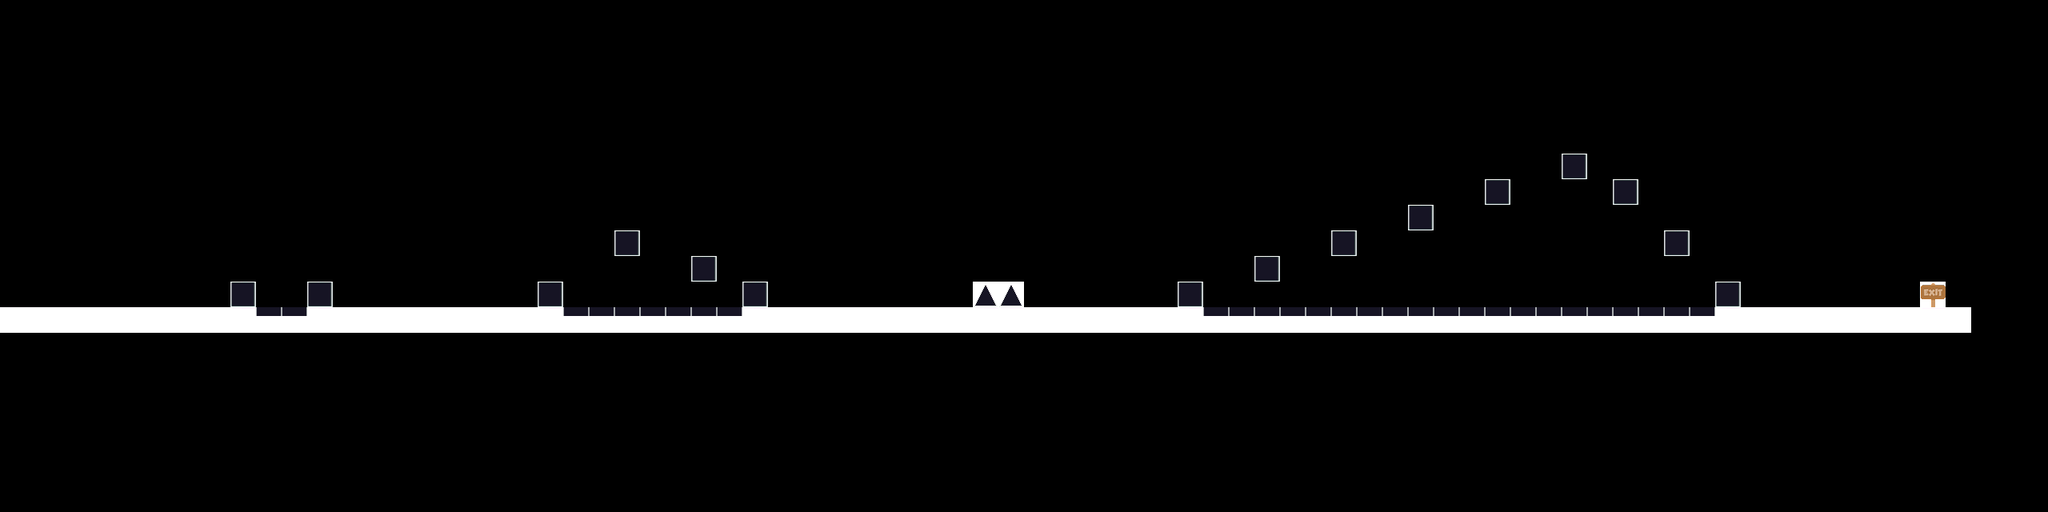

This game map was drawn from its Tiled (.tmx) file and the tilesets committed beside it. A one-line description and the trimmed map source follow:
An orthogonal 80x20 tile map with 32x32 px tiles, 1 tile layer (Слой тайлов 1) and 82 objects (61x death, 19x solid, finish, player).

<map version="1.0" orientation="orthogonal" renderorder="right-down" width="80" height="20" tilewidth="32" tileheight="32" nextobjectid="112">
 <tileset firstgid="1" name="tiles2" tilewidth="32" tileheight="32" tilecount="12">
  <image source="images/tiles2.png" trans="fffff0" width="385" height="32" />
 </tileset>
 <layer name="Слой тайлов 1" width="80" height="20">
  <data>[1600 cells, 95 non-empty, 5 distinct tile ids]</data>
 </layer>
 <objectgroup name="Слой объектов 1">
  <object id="1" name="solid" x="0.0444444" y="383.956" width="288" height="32" />
  <object id="2" name="solid" x="288.005" y="351.963" width="32" height="32" />
  <object id="3" name="solid" x="383.996" y="351.951" width="32" height="32" />
  <object id="4" name="solid" x="416" y="383.992" width="256" height="32" />
  <object id="5" name="solid" x="672.029" y="351.974" width="32" height="32" />
  <object id="6" name="solid" x="768.015" y="287.948" width="32" height="32" />
  <object id="7" name="solid" x="863.909" y="320" width="32" height="32" />
  <object id="8" name="solid" x="927.971" y="351.943" width="32" height="32" />
  <object id="9" name="solid" x="960.091" y="383.909" width="511.909" height="32" />
  <object id="10" name="solid" x="1472" y="352" width="32" height="32" />
  <object id="11" name="solid" x="1567.92" y="319.985" width="32" height="32" />
  <object id="12" name="solid" x="1664.01" y="287.979" width="32" height="32" />
  <object id="13" name="solid" x="1760.09" y="255.909" width="32" height="32" />
  <object id="14" name="solid" x="1855.91" y="223.909" width="32" height="32" />
  <object id="15" name="solid" x="1951.91" y="191.909" width="32" height="32" />
  <object id="16" name="solid" x="2016.09" y="223.909" width="32" height="32" />
  <object id="17" name="solid" x="2079.98" y="287.974" width="32" height="32" />
  <object id="18" name="solid" x="2143.91" y="352" width="32" height="32" />
  <object id="19" name="solid" x="2174.67" y="384" width="290.663" height="32" />
  <object id="20" name="finish" x="2447.25" y="126.958" width="17.8333" height="253.75" />
  <object id="21" name="player" x="32.3116" y="349.645" width="32" height="32" />
  <object id="22" name="death" x="319.954" y="383.997" width="64.0021" height="32" />
  <object id="23" name="death" x="703.999" y="384" width="224.001" height="32" />
  <object id="24" name="death" x="1503.69" y="383.938" width="639.751" height="32" />
  <object id="25" name="death" x="1231" y="355.022" width="2.00202" height="28.8797" />
  <object id="26" name="death" x="1229.96" y="357" width="0.978788" height="26.9065" />
  <object id="27" name="death" x="1228.98" y="358.978" width="0.978788" height="24.9065" />
  <object id="28" name="death" x="1227.98" y="360.978" width="0.956566" height="22.8843" />
  <object id="29" name="death" x="1226.96" y="362.978" width="0.978788" height="20.8843" />
  <object id="30" name="death" x="1225.96" y="364.978" width="0.934343" height="18.9065" />
  <object id="31" name="death" x="1224.96" y="366.978" width="0.956566" height="16.8843" />
  <object id="32" name="death" x="1223.97" y="368.956" width="0.956566" height="14.9533" />
  <object id="33" name="death" x="1222.99" y="370.978" width="0.956566" height="12.931" />
  <object id="34" name="death" x="1221.99" y="373" width="0.956566" height="10.8644" />
  <object id="35" name="death" x="1221.01" y="374.956" width="0.956566" height="8.95326" />
  <object id="36" name="death" x="1220.01" y="376.978" width="0.956566" height="6.88659" />
  <object id="37" name="death" x="1219.01" y="378.978" width="0.956566" height="4.90882" />
  <object id="38" name="death" x="1218.01" y="380.978" width="0.956566" height="2.93104" />
  <object id="39" name="death" x="1217.01" y="381.978" width="0.956566" height="1.93104" />
  <object id="40" name="death" x="1246.01" y="381.99" width="0.956566" height="1.93104" />
  <object id="67" name="death" x="1238" y="366.99" width="0.956566" height="16.8843" />
  <object id="68" name="death" x="1244.01" y="378.968" width="0.956566" height="4.90882" />
  <object id="69" name="death" x="1243.03" y="377.012" width="0.956566" height="6.88659" />
  <object id="70" name="death" x="1245.01" y="380.968" width="0.956566" height="2.93104" />
  <object id="71" name="death" x="1240.01" y="370.946" width="0.956566" height="12.931" />
  <object id="72" name="death" x="1235.02" y="360.968" width="0.956566" height="22.8843" />
  <object id="73" name="death" x="1236.02" y="362.968" width="0.978788" height="20.8843" />
  <object id="74" name="death" x="1234.02" y="358.99" width="0.978788" height="24.9065" />
  <object id="75" name="death" x="1242.01" y="374.99" width="0.956566" height="8.95326" />
  <object id="76" name="death" x="1241.01" y="372.968" width="0.956566" height="10.8644" />
  <object id="77" name="death" x="1239.01" y="368.968" width="0.956566" height="14.9533" />
  <object id="78" name="death" x="1237.02" y="364.99" width="0.934343" height="18.9065" />
  <object id="79" name="death" x="1233.02" y="356.945" width="0.978788" height="26.9065" />
  <object id="80" name="death" x="1275.02" y="376.974" width="0.956566" height="6.88659" />
  <object id="81" name="death" x="1252" y="376.94" width="0.956566" height="6.88659" />
  <object id="82" name="death" x="1269.99" y="366.952" width="0.956566" height="16.8843" />
  <object id="83" name="death" x="1269.01" y="364.952" width="0.934343" height="18.9065" />
  <object id="84" name="death" x="1253" y="374.918" width="0.956566" height="8.95326" />
  <object id="85" name="death" x="1261.95" y="356.962" width="0.978788" height="26.9065" />
  <object id="86" name="death" x="1272" y="370.908" width="0.956566" height="12.931" />
  <object id="87" name="death" x="1271" y="368.93" width="0.956566" height="14.9533" />
  <object id="88" name="death" x="1250" y="380.94" width="0.956566" height="2.93104" />
  <object id="89" name="death" x="1251" y="378.94" width="0.956566" height="4.90882" />
  <object id="90" name="death" x="1274" y="374.952" width="0.956566" height="8.95326" />
  <object id="91" name="death" x="1249" y="381.94" width="0.956566" height="1.93104" />
  <object id="92" name="death" x="1255.96" y="368.918" width="0.956566" height="14.9533" />
  <object id="93" name="death" x="1278" y="381.952" width="0.956566" height="1.93104" />
  <object id="94" name="death" x="1256.95" y="366.94" width="0.956566" height="16.8843" />
  <object id="95" name="death" x="1257.95" y="364.94" width="0.934343" height="18.9065" />
  <object id="96" name="death" x="1267.01" y="360.93" width="0.956566" height="22.8843" />
  <object id="97" name="death" x="1260.97" y="358.94" width="0.978788" height="24.9065" />
  <object id="98" name="death" x="1268.01" y="362.93" width="0.978788" height="20.8843" />
  <object id="99" name="death" x="1273" y="372.93" width="0.956566" height="10.8644" />
  <object id="100" name="death" x="1266.01" y="358.952" width="0.978788" height="24.9065" />
  <object id="101" name="death" x="1254.98" y="370.94" width="0.956566" height="12.931" />
  <object id="102" name="death" x="1259.97" y="360.94" width="0.956566" height="22.8843" />
  <object id="103" name="death" x="1262.99" y="354.984" width="2.00202" height="28.8797" />
  <object id="104" name="death" x="1265.01" y="356.907" width="0.978788" height="26.9065" />
  <object id="105" name="death" x="1276" y="378.93" width="0.956566" height="4.90882" />
  <object id="106" name="death" x="1258.95" y="362.94" width="0.978788" height="20.8843" />
  <object id="107" name="death" x="1253.98" y="372.962" width="0.956566" height="10.8644" />
  <object id="108" name="death" x="1277" y="380.93" width="0.956566" height="2.93104" />
 </objectgroup>
</map>